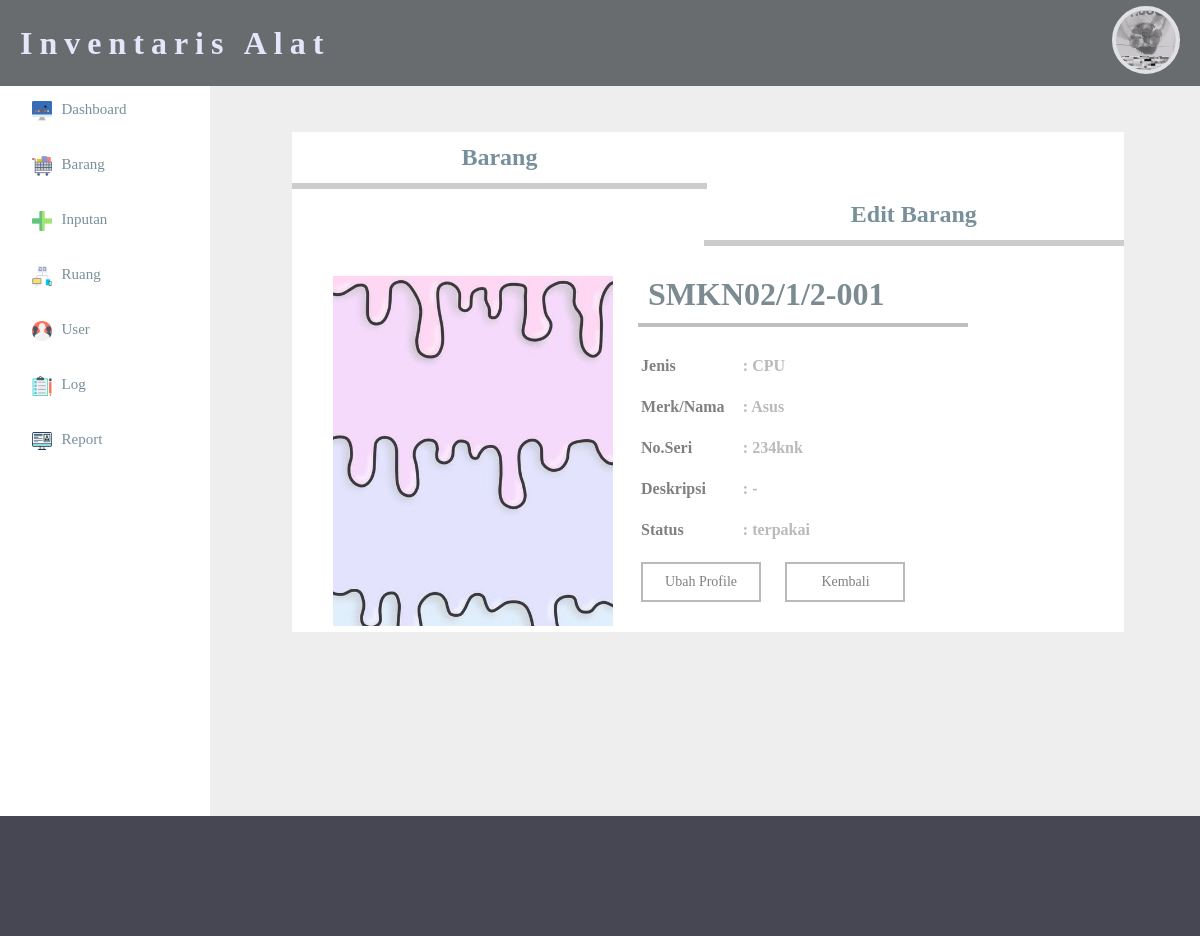
The page /admin/edit_barang.php?id=18 (signed in) on the database its author committed.
### tables this page shows
CREATE TABLE IF NOT EXISTS `barang` (
  `id` int(10) NOT NULL AUTO_INCREMENT,
  `id_jenis` varchar(30) NOT NULL,
  `deskripsi_brg` text NOT NULL,
  `kode_brg` varchar(50) NOT NULL,
  `merk_brg` varchar(20) NOT NULL,
  `no_seri` varchar(30) NOT NULL,
  `status_brg` varchar(20) NOT NULL,
  PRIMARY KEY (`id`)
);

CREATE TABLE IF NOT EXISTS `jenis_brg` (
  `id_jenis` int(11) NOT NULL AUTO_INCREMENT,
  `nama` varchar(50) NOT NULL,
  `keterangan` varchar(30) NOT NULL,
  PRIMARY KEY (`id_jenis`)
);

### admin/edit_barang.php (the view, shortened to what this page needs)
 <?php
	$idbarang = $_GET['id'];
	$data = mysql_fetch_array(mysql_query("SELECT * FROM barang INNER JOIN jenis_brg ON barang.id_jenis=jenis_brg.id_jenis WHERE id='$idbarang'"));
  ?>
  <html>
 <head>
 	<link rel="stylesheet" type="text/css" href="../css/admin_css.css">
 	<link rel="stylesheet" type="text/css" href="../css/tabs.css">
 	<link rel="stylesheet" type="text/css" href="../css/profile.css">
 </head>
 <body>
 	<?php include 'header.php'; ?>
<div class="a">
 <br><br>
 <div class="form1" style="width:100%;">
 <center>
	<div class="tambah">
		<div class="w3-row">
		    <a href="javascript:void(0)" onclick="openCity(event, 'Paris');">
		      <div class="w3-third tablink w3-bottombar w3-hover-light-grey w3-padding" style="width: 46%;"><h2>Barang</h2>
		      </div>
		    </a>
		    <a href="javascript:void(0)" onclick="openCity(event, 'London');">
		      <div class="w3-third tablink w3-bottombar w3-hover-light-grey w3-padding" style="width: 46.65%; float: right;"><h2>Edit Barang</h2></div>
		    </a>
		</div>
		<div id="Paris" class="w3-container city" style="display:block">
		   <div class="profile_photo" id="photo">
		   </div>
		   <div class="profile_bio">
		   		<h1><?php echo $data['kode_brg']; ?></h1>
		   		<hr>
		   		<table>
		   			<tr>
		   				<td width="23%">
		   					<p><b>Jenis</b></p>
		   				</td>
		   				<td><p id="bio"><b><?php echo ": ".$data['nama']; ?></b></p></td>
		   			</tr>
		   			<tr>
		   				<td>
		   					<p><b>Merk/Nama</b></p>
		   				</td>
		   				<td><p id="bio"><b>: <?php echo $data['merk_brg']; ?></b></p></td>
		   			</tr>
		   			<tr>
		   				<td>
		   					<p><b>No.Seri</b></p>
		   				</td>
		   				<td><p id="bio"><b>: <?php echo $data['no_seri']; ?></b></p></td>
		   			</tr>
		   			<tr>
		   				<td>
		   					<p><b>Deskripsi</b></p>
		   				</td>
		   				<td><p id="bio"><b>: <?php echo $data['deskripsi_brg']; ?></b></p></td>
		   			</tr>
		   			<tr>
		   				<td>
		   					<p><b>Status</b></p>
		   				</td>
		   				<td><p id="bio"><b>: <?php echo $data['status_brg']; ?></b></p></td>
		   			</tr>
		   			<tr>
		   				<td colspan="2">
		   					<a href="javascript:void(0)" onclick="openCity(event, 'London');">
		   						<button>Ubah Profile</button>
		   					</a>
		   					<a href="inventori.php">
		   						<button style="margin-left: 20px;">Kembali</button>
		   					</a>
		   				</td>
		   			</tr>
		   		</table>
		   </div>
		</div>
	</div>
</center>
</div>
 </div>
	 <?php
	 	include 'sisi.php';
	  ?>
 <div class="c">
 </div>
 </body>
 </html>

### css/admin_css.css (style rules this page uses)
body { margin: 0; padding: 0; font-family: helvetica; }
.a { width: 77%; padding-top: 10px; padding-left: 3%; padding-right: 2.5%; height: 720px; float: right; background-color: #eee; }
.c { width: 100%; background-color: rgb(70, 71, 82); padding: 5%; float: right; }
.a a { text-decoration: none; }

### css/tabs.css (style rules this page uses)
a { color:inherit }
.w3-container:after,.w3-container:before,.w3-panel:after,.w3-panel:before,.w3-row:after,.w3-row:before,.w3-row-padding:after,.w3-row-padding:before, .w3-cell-row:before,.w3-cell-row:after,.w3-clear:after,.w3-clear:before,.w3-bar:before,.w3-bar:after { content:"";display:table;clear:both }
.w3-col,.w3-half,.w3-third,.w3-twothird,.w3-threequarter,.w3-quarter { float:left;width:100% }
@media (min-width:601px) { .w3-col.m4,.w3-third { width:33.33333% } }
.w3-container,.w3-panel { padding:0.01em 16px }
.w3-bottombar { border-bottom:6px solid #ccc!important }
.w3-padding { padding:8px 16px!important }

### css/profile.css (style rules this page uses)
.profile_bio { width: 55%; height: 70%; float: right; background-color: transparent; margin-top: 30px; margin-right: 30px; }
.profile_bio h1 { text-align: left; margin: 10px; color: #455A64; }
.profile_bio hr { width: 75%; height: 4px; border:none; background-color: grey; float: left; margin-top: 0px; opacity: 0.5; }
.profile_bio p { font-family: century gothic; color: grey; }
.profile_bio table { border: 0px solid grey; float: left; width: 100%; }
.profile_bio td { padding-top: 20px; border: 0px solid black; }
#bio { color: #BABABA; }
.profile_bio h1 { font-family: century gothic; opacity: 0.7; margin-top: 0px; }
.profile_bio button { width: 120px; height: 40px; border: 2px solid #bababa; background-color: transparent; color: grey; font-family: century gothic; font-size: 14px; }

### admin/edit_barang.php (style rules this page uses)
.tambah { width: 90%; height: 500px; background-color: #fff; }
.tambah h2 { margin: 4px; font-family: paranoid; color: #78909C; }
.profile_photo { margin-top: 30px; margin-left: 25px; width: 35%; height: 70%; float: left; background-image: url("../img/a.jpg"); background-size: cover; background-position: center; opacity: 0.8; }

### rows shown on the page
barang: kode_brg "SMKN02/1/2-001", id_jenis.nama "CPU", merk_brg "Asus", no_seri "234knk", deskripsi_brg "-", status_brg "terpakai"
